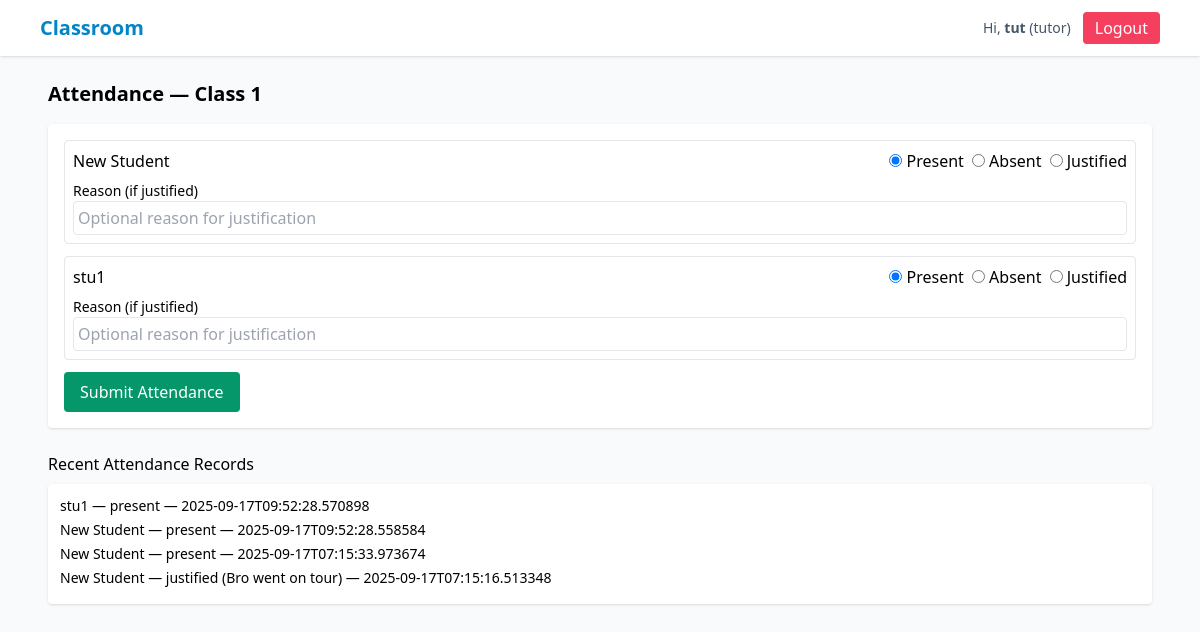
The app's page /tutor/1/attendance (signed in), older data.
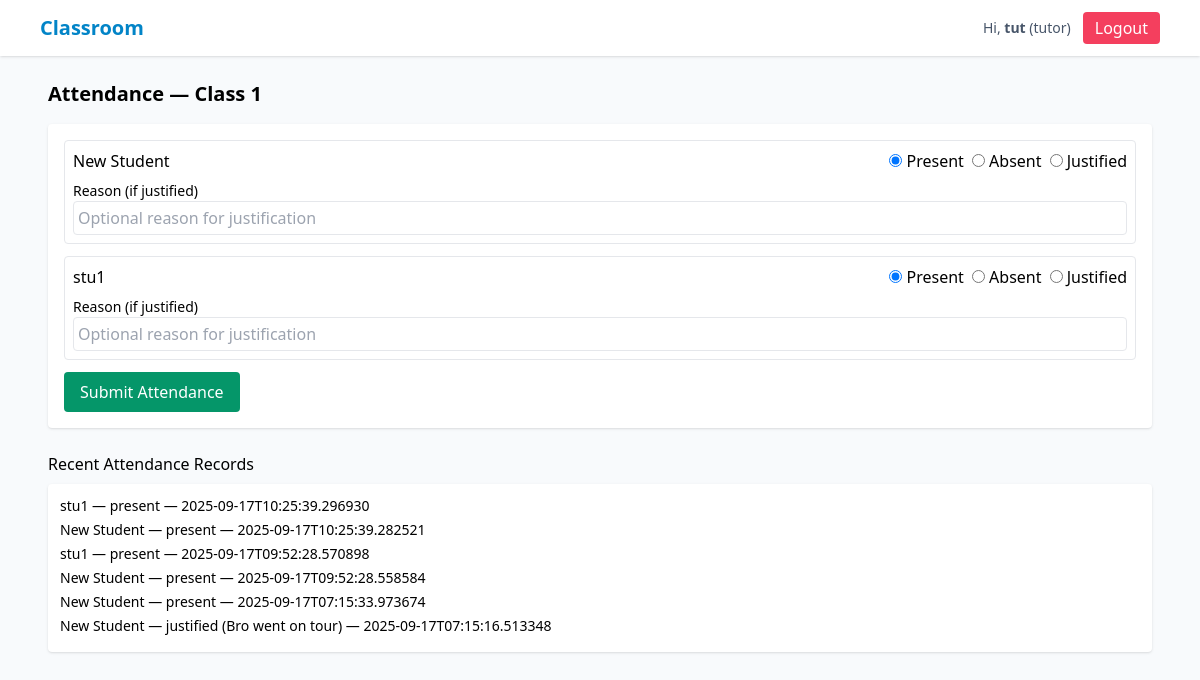
The same page, newer data.
### tables this page shows
CREATE TABLE users (
      id INTEGER PRIMARY KEY AUTOINCREMENT,
      name TEXT NOT NULL,
      email TEXT UNIQUE NOT NULL,
      password_hash TEXT NOT NULL,
      role TEXT NOT NULL CHECK(role IN ('admin','tutor','student')),
      created_at TEXT NOT NULL
    );

CREATE TABLE attendance (
      id INTEGER PRIMARY KEY AUTOINCREMENT,
      class_id INTEGER NOT NULL,
      student_id INTEGER NOT NULL,
      status TEXT NOT NULL CHECK(status IN ('present','absent','justified')),
      reason TEXT,
      marked_by INTEGER NOT NULL, -- tutor id
      marked_at TEXT NOT NULL,
      FOREIGN KEY(class_id) REFERENCES classes(id) ON DELETE CASCADE,
      FOREIGN KEY(student_id) REFERENCES users(id) ON DELETE CASCADE,
      FOREIGN KEY(marked_by) REFERENCES users(id) ON DELETE CASCADE
    );

### app.py (the view, shortened to what this page needs)
@app.route("/tutor/<int:class_id>/attendance", methods=["GET","POST"])
@login_required
def tutor_attendance(class_id):
    if current_user.role != "tutor": flash("Forbidden","danger"); return redirect(url_for("index"))
    students = DB.get_students_in_class(class_id)
    attendance = DB.get_attendance_for_class(class_id)
    return render_template("attendance.html", students=students, attendance=attendance, class_id=class_id)

### app.py (called while the page is built)
@login_manager.user_loader
def load_user(user_id):
    row = DB.get_user_by_id(int(user_id))
    if row:
        return User(row)
    return None

### db.py (called while the page is built)
def get_connection():
    conn = sqlite3.connect(DB_PATH, timeout=5, detect_types=sqlite3.PARSE_DECLTYPES, check_same_thread=False)
    conn.row_factory = sqlite3.Row
    conn.execute("PRAGMA foreign_keys = ON;")
    return conn

def get_user_by_id(uid: int) -> Optional[sqlite3.Row]:
    conn = get_connection()
    cur = conn.cursor()
    cur.execute("SELECT * FROM users WHERE id = ?", (uid,))
    r = cur.fetchone()
    conn.close()
    return r

def get_students_in_class(class_id: int):
    conn = get_connection()
    cur = conn.cursor()
    cur.execute("""
      SELECT u.* FROM users u
      JOIN enrollments e ON e.user_id = u.id
      WHERE e.class_id = ? AND u.role = 'student'
    """, (class_id,))
    rows = cur.fetchall()
    conn.close()
    return rows

def get_attendance_for_class(class_id: int):
    conn = get_connection()
    cur = conn.cursor()
    cur.execute("""
      SELECT a.*, u.name as student_name FROM attendance a
      JOIN users u ON u.id = a.student_id
      WHERE a.class_id = ?
      ORDER BY a.marked_at DESC
    """, (class_id,))
    rows = cur.fetchall()
    conn.close()
    return rows

### templates/attendance.html
{% extends "base.html" %}
{% block content %}
<h2 class="text-xl font-semibold mb-4">Attendance — Class {{ class_id }}</h2>
<form method="post" class="bg-white p-4 rounded shadow">
  {% for s in students %}
    <div class="mb-3 border p-2 rounded">
      <div class="flex justify-between items-center">
        <div>{{ s.name }}</div>
        <div class="flex items-center gap-2">
          <label><input type="radio" name="status_{{ s.id }}" value="present" checked/> Present</label>
          <label><input type="radio" name="status_{{ s.id }}" value="absent"/> Absent</label>
          <label><input type="radio" name="status_{{ s.id }}" value="justified"/> Justified</label>
        </div>
      </div>
      <div class="mt-2">
        <label class="block text-sm">Reason (if justified)</label>
        <input name="reason_{{ s.id }}" class="w-full border p-1 rounded" placeholder="Optional reason for justification"/>
      </div>
    </div>
  {% endfor %}
  <button class="px-4 py-2 bg-emerald-600 text-white rounded">Submit Attendance</button>
</form>
<h3 class="mt-6 mb-2">Recent Attendance Records</h3>
<div class="bg-white p-3 rounded shadow">
  <ul class="text-sm">
    {% for a in attendance %}
      <li class="mb-1">{{ a.student_name }} — {{ a.status }} {% if a.reason %} ({{ a.reason }}){% endif %} — {{ a.marked_at }}</li>
    {% else %}
      <li class="text-slate-500">No attendance records yet</li>
    {% endfor %}
  </ul>
</div>
{% endblock %}

### templates/base.html (shortened to what this page needs)
<!doctype html>
<html lang="en">
<head>
  <script src="https://cdn.tailwindcss.com"></script>
</head>
<body class="bg-slate-50 min-h-screen">
  <nav class="bg-white shadow">
    <div class="max-w-6xl mx-auto px-4 py-3 flex justify-between items-center">
      <a class="text-xl font-semibold text-sky-600" href="{{ url_for('index') }}">Classroom</a>
      <div class="flex items-center gap-3">
        {% if current_user.is_authenticated %}
          <span class="text-sm text-slate-600">Hi, <strong>{{ current_user.name }}</strong> ({{ current_user.role }})</span>
          <a class="px-3 py-1 bg-rose-500 text-white rounded" href="{{ url_for('logout') }}">Logout</a>
        {% else %}
          <a class="px-3 py-1 bg-sky-600 text-white rounded" href="{{ url_for('login') }}">Login</a>
        {% endif %}
      </div>
    </div>
  </nav>
  <main class="max-w-6xl mx-auto p-6">
    {% block content %}{% endblock %}
  </main>
</body>
</html>

Row changes from the older to the newer data that the page shows:
added attendance: student_name "stu1", status "present", marked_at "2025-09-17T10:25:39.296930"
added attendance: student_name "New Student", status "present", marked_at "2025-09-17T10:25:39.282521"
